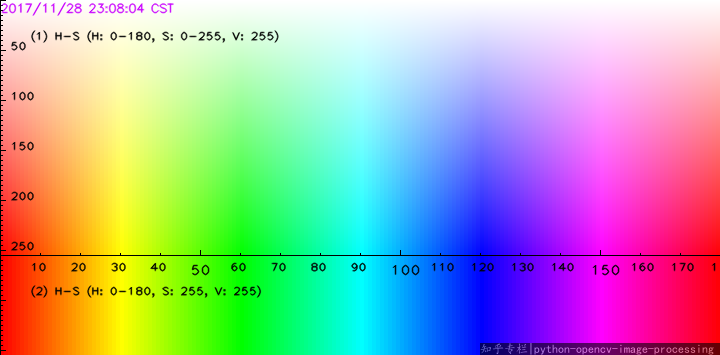
#> input picture Chapter 03/Computer Vision/images/hsv.png, 720 x 355 px
$ jupyter execute --allow-errors mm.ipynb
#> lines starting #> are read from the running program, lines starting #| are printed output that depends on the picture; after the words box and inside, x2 and y2 are one past the last pixel; in counts of white or black regions, pixels touching at a corner belong together
[cell 1]
import cv2
import matplotlib.pyplot as plt

[cell 2]
cls=cv2.imread('images/hsv.png')
#> cls is the input picture: shape (355, 720, 3); mean B, G, R 170.7, 171.1, 169.8

[cell 3]
plt.figure(figsize=(20,15))
plt.imshow(cls)

[cell 4]
cls_rgb=cv2.cvtColor(cls, cv2.COLOR_BGR2RGB)
plt.figure(figsize=(20,15))
plt.imshow(cls_rgb)

### We want to see only the BLUE ones

[cell 5]
img=cv2.imread('images/m.jpg')
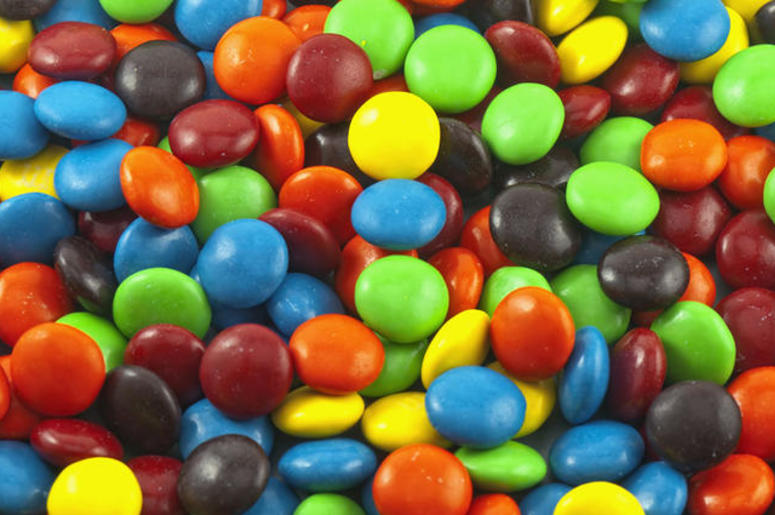
#> input picture Chapter 03/Computer Vision/images/m.jpg, 775 x 515 px
#> img is the input picture: shape (515, 775, 3); mean B, G, R 63.8, 107.6, 121.9
rgb_img=cv2.cvtColor(img, cv2.COLOR_BGR2RGB)
hsv_img=cv2.cvtColor(img, cv2.COLOR_BGR2HSV)
#> hsv_img: shape (515, 775, 3); mean H, S, V 46.9, 171, 156.4
plt.figure(figsize=(20,15))
plt.subplot(1,2,1)
plt.title('Original')
plt.imshow(rgb_img)

lower_bound=(90,60,30)
upper_bound=(130,255,255)
mask=cv2.inRange(hsv_img, lower_bound, upper_bound)
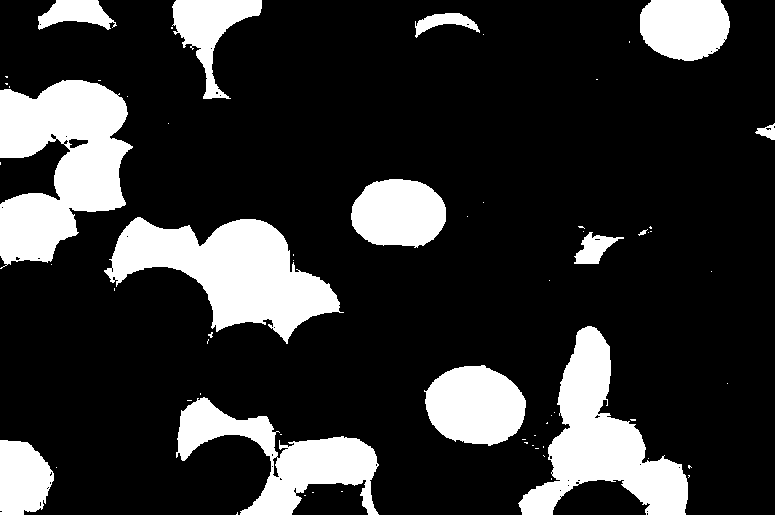
#> mask: shape (515, 775); 19.6% white; 64 white regions (50 under 20 px), largest, box (x1, y1, x2, y2) and area: (0, 80, 133, 269) 15683, (104, 217, 344, 344) 14527, (518, 326, 688, 515) 12826
masked_img=rgb_img.copy()
#masked_img[mask==0] = [0,0,0]
masked_img=cv2.bitwise_and(rgb_img, rgb_img, mask=mask)
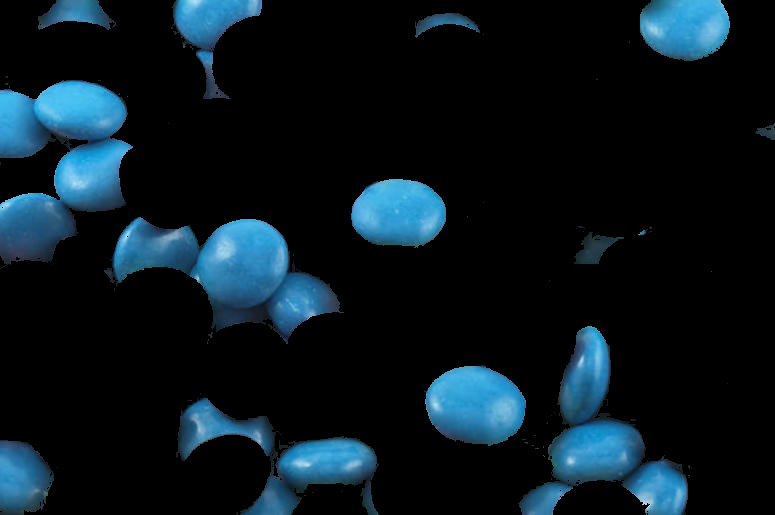
#> masked_img: shape (515, 775, 3); mean R, G, B 9.6, 23.4, 31.2
plt.subplot(1,2,2)
plt.title('Only BLUE ones')
plt.imshow(masked_img)
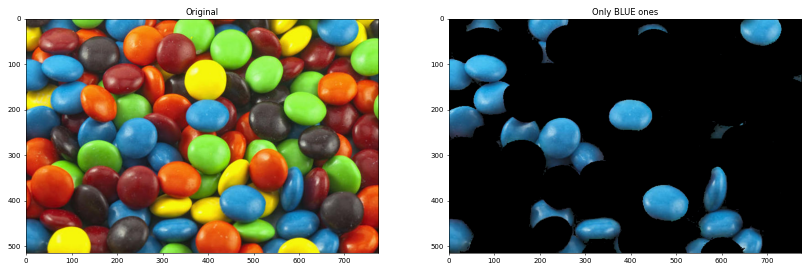
#> figure drawn by matplotlib, 2 panels

### We want now to see only the GREEN ones

[cell 6]
img=cv2.imread('images/m.jpg')
rgb_img=cv2.cvtColor(img, cv2.COLOR_BGR2RGB)
hsv_img=cv2.cvtColor(img, cv2.COLOR_BGR2HSV)
plt.figure(figsize=(20,15))
plt.subplot(1,2,1)
plt.title('Original')
plt.imshow(rgb_img)

lower_bound=(35,30,10)
upper_bound=(85,255,255)
mask=cv2.inRange(hsv_img, lower_bound, upper_bound)
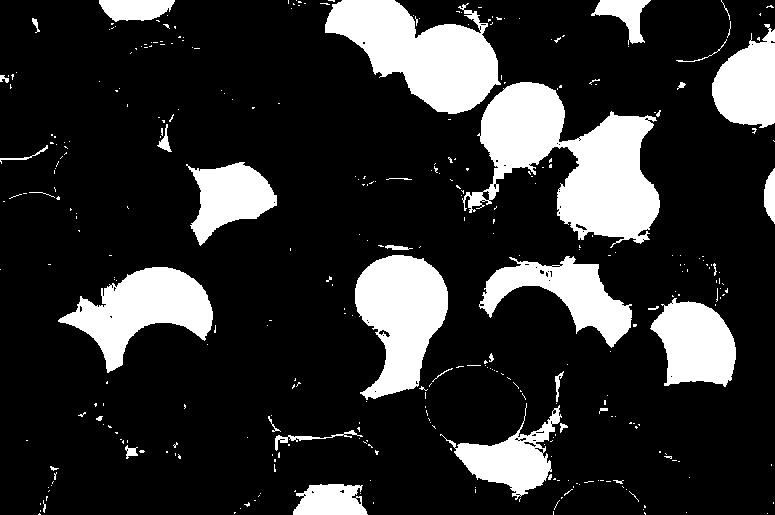
#> mask: shape (515, 775); 18.7% white; 350 white regions (313 under 20 px), largest, box (x1, y1, x2, y2) and area: (462, 82, 660, 248) 15737, (325, 0, 501, 114) 11216, (355, 255, 448, 400) 8643
masked_img=rgb_img.copy()
#masked_img[mask==0] = [0,0,0]
masked_img=cv2.bitwise_and(rgb_img, rgb_img, mask=mask)
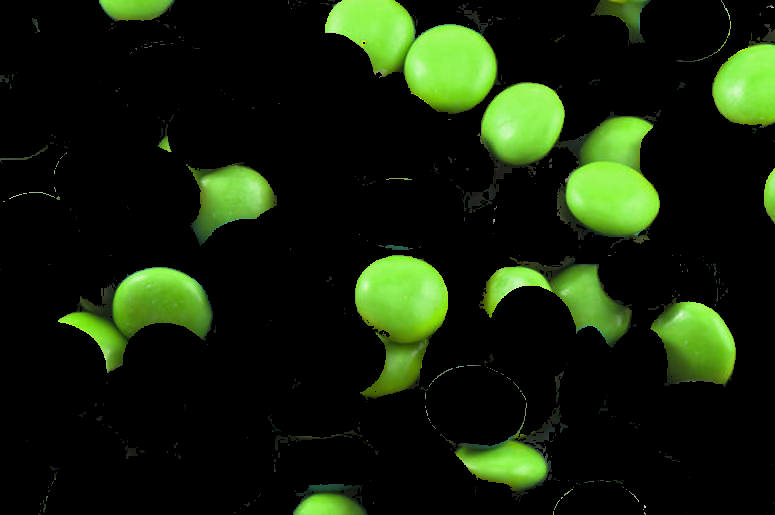
#> masked_img: shape (515, 775, 3); mean R, G, B 20.5, 33.3, 10.7
plt.subplot(1,2,2)
plt.title('Only BLUE ones')
plt.imshow(masked_img)

### We want now to see the BLUE and GREEN ones in the same image

[cell 7]
img=cv2.imread('images/m.jpg')
rgb_img=cv2.cvtColor(img, cv2.COLOR_BGR2RGB)
hsv_img=cv2.cvtColor(img, cv2.COLOR_BGR2HSV)
plt.figure(figsize=(20,15))
plt.subplot(1,2,1)
plt.title('Original')
plt.imshow(rgb_img)

lower_bound=(40,30,0)
upper_bound=(130,255,255)
mask=cv2.inRange(hsv_img, lower_bound, upper_bound)
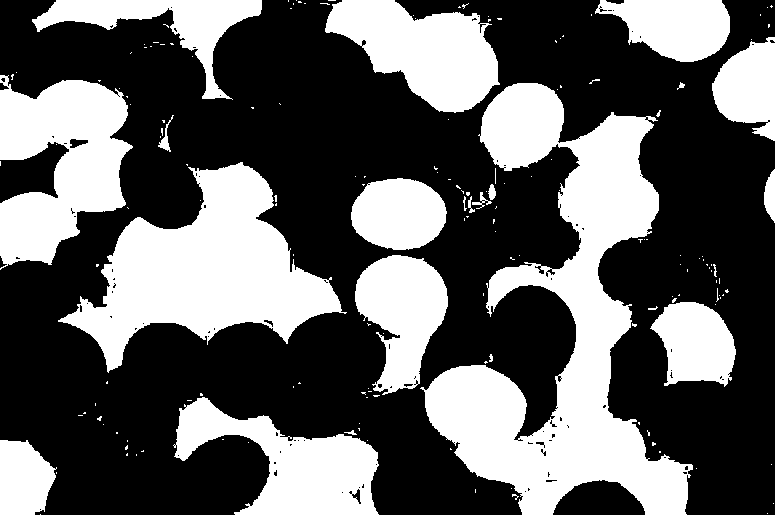
#> mask: shape (515, 775); 37.8% white; 172 white regions (149 under 20 px), largest, box (x1, y1, x2, y2) and area: (420, 83, 693, 515) 44896, (58, 162, 347, 373) 26378, (0, 75, 133, 270) 16199
masked_img=rgb_img.copy()
#masked_img[mask==0] = [0,0,0]
#> (the rest of this cell did not finish here and is left out)

### For extra points: we want to see the BLUE, GREEN, and REDs and the rest should not be completely blacked out but faded out so we can still see them

[cell 8]
img=cv2.imread('images/m.jpg')
rgb_img=cv2.cvtColor(img, cv2.COLOR_BGR2RGB)
hsv_img=cv2.cvtColor(img, cv2.COLOR_BGR2HSV)
plt.figure(figsize=(20,15))
plt.subplot(1,2,1)
plt.title('Original')
plt.imshow(rgb_img)

lower_bound=(0,0,10)
upper_bound=(255,255,255)
mask=cv2.inRange(hsv_img, lower_bound, upper_bound)
#> mask: shape (515, 775); every value is 255
masked_img=rgb_img.copy()
#masked_img[mask==0] = [0,0,0]
masked_img=cv2.bitwise_and(rgb_img, rgb_img, mask=mask)
plt.subplot(1,2,2)
plt.title('Only BLUE ones')
plt.imshow(masked_img)
